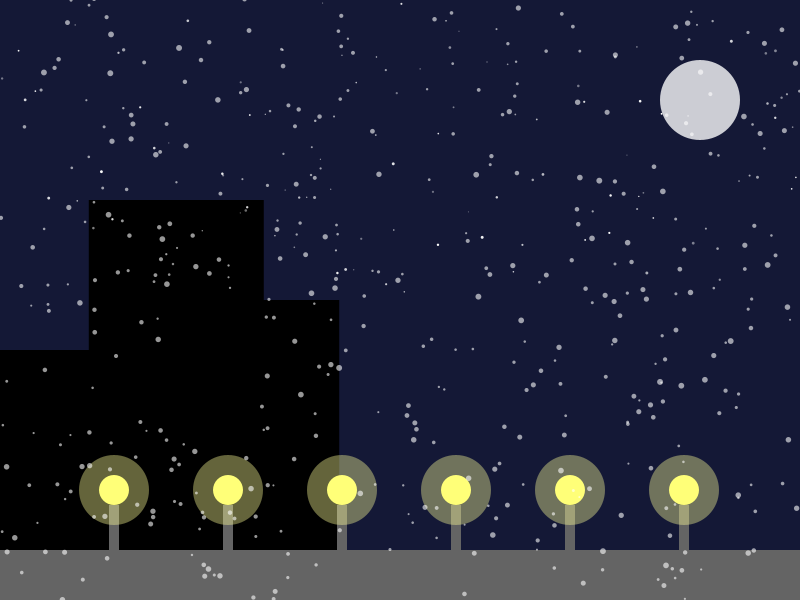
Frame 1 (no input)
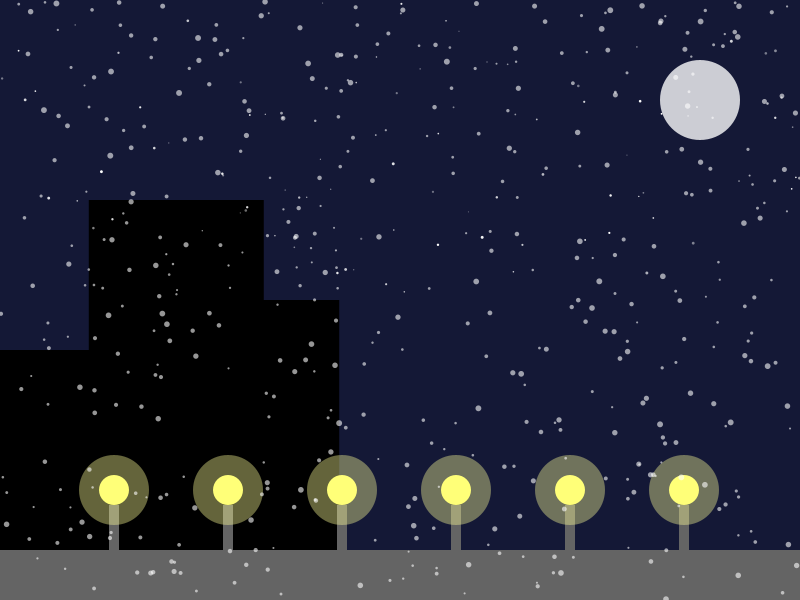
Frame 60 (the mouse pressed at the canvas centre just before this capture)
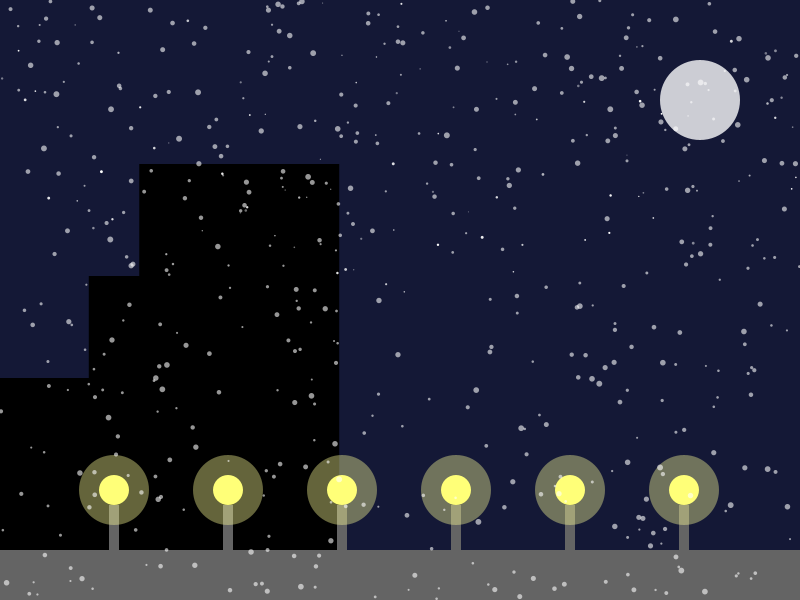
Frame 120 (the mouse held since frame 60 and released just before this capture)

The Processing sketch that drew these frames (run headless with seeded random() and noise(); from frame 60 on, the mouse is pressed at the canvas centre):

// Processing sketch: Shea_Lane
// ── Shea_Lane.pde
int snowflakesCount = 500;
Snowflake[] snowflakes = new Snowflake[snowflakesCount];

int starCount = 100;
Star[] stars = new Star[starCount];

int buildingCount = 4; // Now 4 buildings in total
Building[] buildings = new Building[buildingCount];
boolean clicked = false; // Track whether the screen has been clicked

void setup() {
  size(800, 600);
  noStroke();
  
  // Initialize snowflakes
  for (int i = 0; i < snowflakesCount; i++) {
    snowflakes[i] = new Snowflake();
  }
  
  // Initialize stars
  for (int i = 0; i < starCount; i++) {
    stars[i] = new Star();
  }
  
  // Initialize buildings with specific heights
  for (int i = 0; i < buildingCount; i++) {
    buildings[i] = new Building(i);
  }
}

void draw() {
  // Set background for a winter's night
  background(20, 24, 54); // Dark blue sky
  
  // Draw buildings
  drawBuildings();
  
  // Draw moon
  drawMoon();
  
  // Draw street
  drawStreet();
  
  // Draw stars
  for (int i = 0; i < starCount; i++) {
    stars[i].update();
    stars[i].display();
  }
  
  // Draw streetlights
  drawStreetLights();
  
  // Draw snowflakes
  for (int i = 0; i < snowflakesCount; i++) {
    snowflakes[i].update();
    snowflakes[i].display();
  }
  
  // If the screen has been clicked, animate building height change
  if (clicked) {
    animateBuildingHeightChange();
  }
}

// Snowflake class
class Snowflake {
  float x, y, speed, size;
  
  Snowflake() {
    x = random(width);
    y = random(-100, height);
    speed = random(0.5, 2);
    size = random(2, 6);
  }
  
  void update() {
    y += speed;
    // Reset snowflake when it goes off the screen
    if (y > height) {
      y = random(-100, -10);
      x = random(width);
    }
  }
  
  void display() {
    fill(255, 255, 255, 150); // White color with slight transparency
    ellipse(x, y, size, size);
  }
}

// Star class
class Star {
  float x, y, size, alpha;
  
  Star() {
    x = random(width);
    y = random(height / 2); // Stars above the horizon
    size = random(1, 3);
    alpha = random(100, 255); // Random initial opacity
  }
  
  void update() {
    // Slow down the twinkling effect by gradually changing alpha
    alpha += random(-1, 1);
    alpha = constrain(alpha, 100, 255);
  }
  
  void display() {
    fill(255, 255, 255, alpha); // White color with dynamic opacity
    ellipse(x, y, size, size);
  }
}

// Building class for specific buildings in the background
class Building {
  float x, y, w, h;
  
  Building(int index) {
    // Predefined positions and heights for specific buildings
    y = height - 50; // All buildings will connect to the street
    
    if (index == 0) {
      // Building 1 (short)
      x = random(0, width - 100);
      w = 150;
      h = 150;
    } else if (index == 1) {
      // Building 2 (medium height)
      x = random(0, width - 100);
      w = 200;
      h = 250;
    } else if (index == 2) {
      // Building 3 (tall)
      x = random(0, width - 100);
      w = 175;
      h = 350;
    } else {
      // Final Building on the left side
      x = 0; // Positioned at the far left
      w = 100;
      h = 200; // Height is medium size for variety
    }
  }
  
  void display() {
    fill(0); // Black color for buildings
    rect(x, y - h, w, h); // Adjust y so the building connects with the street
  }
  
  // Method to randomly change the height of the building
  void randomizeHeight() {
    h = (int) random(150, 400); // Randomize height between 150 and 400 pixels
  }
}

// Draw moon in the top right
void drawMoon() {
  fill(255, 255, 255, 200); // White color with slight transparency
  ellipse(width - 100, 100, 80, 80); // Moon positioned at top right corner
}

// Draw street (horizontal street along the base)
void drawStreet() {
  fill(100, 100, 100); // Dark gray for the street
  rect(0, height - 50, width, 50); // Street is a rectangle at the bottom
}

// Draw streetlights
void drawStreetLights() {
  float streetlightSpacing = width / 7; // 6 streetlights spaced evenly across the street
  
  for (int i = 0; i < 6; i++) {
    float lightX = streetlightSpacing * (i + 1);
    float lightY = height - 50;
    
    // Light pole
    fill(100, 100, 100); // Dark gray for the pole
    rect(lightX - 5, lightY - 45, 10, 50);
    
    // Streetlight bulb
    fill(255, 255, 100); // Yellowish light
    ellipse(lightX, lightY - 60, 30, 30);
    
    // Glow effect around the light
    fill(255, 255, 150, 100);
    ellipse(lightX, lightY - 60, 70, 70);
  }
}

// Draw buildings in the background
void drawBuildings() {
  for (int i = 0; i < buildingCount; i++) {
    buildings[i].display();
  }
}

// Animate building height change
void animateBuildingHeightChange() {
  // Randomly change the height of the buildings
  for (int i = 0; i < buildingCount; i++) {
    buildings[i].randomizeHeight();
  }
  clicked = false; // Reset clicked state to avoid constant change
}

// Handle mouse click event
void mousePressed() {
  clicked = true; // Set the clicked flag to true when the mouse is pressed
}
